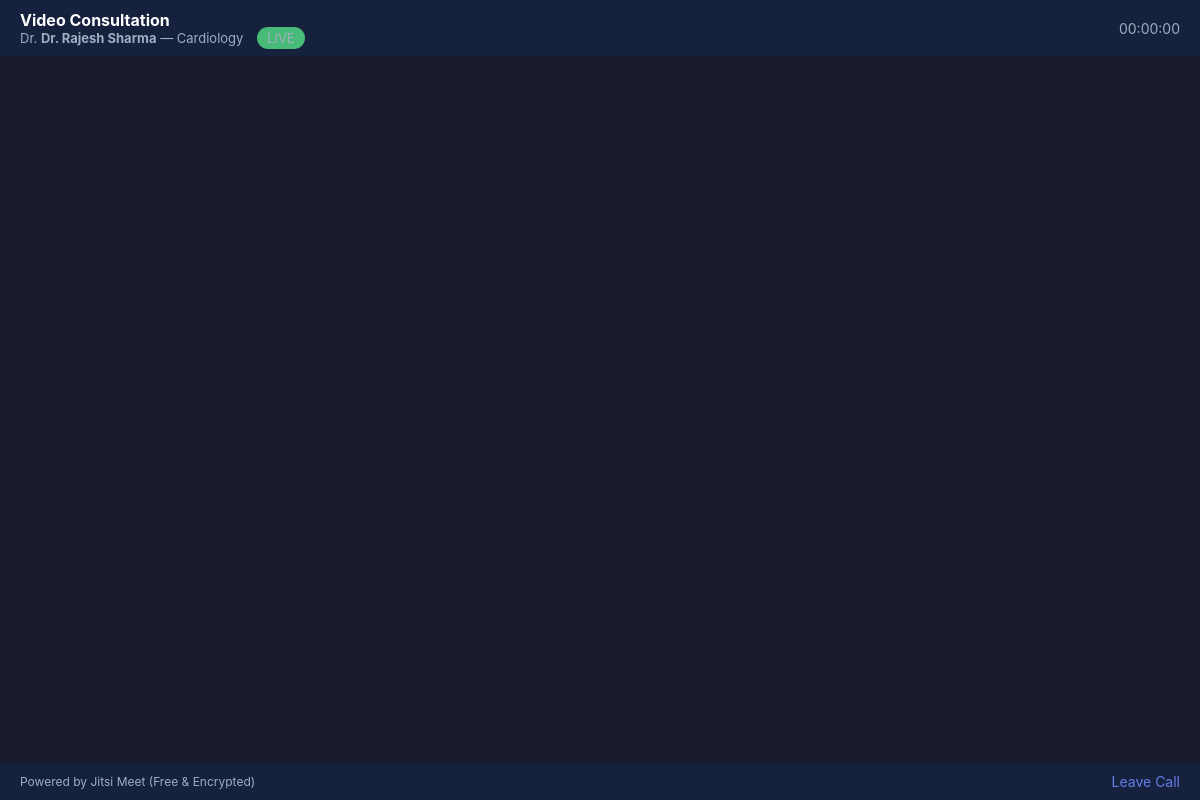
The app's page /patient/consultation_room.php?id=2 (signed in) with its own data.
### tables this page shows
CREATE TABLE `consultations` (
  `consultation_id` int(11) NOT NULL,
  `appointment_id` int(11) NOT NULL,
  `patient_id` int(11) NOT NULL,
  `doctor_id` int(11) NOT NULL,
  `room_name` varchar(100) NOT NULL,
  `scheduled_at` datetime NOT NULL,
  `duration_minutes` int(11) DEFAULT 30,
  `status` enum('scheduled','active','completed','cancelled','missed') DEFAULT 'scheduled',
  `started_at` datetime DEFAULT NULL,
  `ended_at` datetime DEFAULT NULL,
  `notes` text DEFAULT NULL,
  `prescription_given` tinyint(1) DEFAULT 0,
  `created_at` timestamp NOT NULL DEFAULT current_timestamp()
);

CREATE TABLE `doctors` (
  `doctor_id` int(11) NOT NULL,
  `user_id` int(11) DEFAULT NULL,
  `full_name` varchar(100) NOT NULL,
  `department_id` int(11) NOT NULL,
  `specialization` varchar(100) DEFAULT NULL,
  `consultation_time` int(11) DEFAULT 10,
  `is_available` tinyint(1) DEFAULT 1,
  `created_at` timestamp NOT NULL DEFAULT current_timestamp()
);

CREATE TABLE `departments` (
  `department_id` int(11) NOT NULL,
  `department_name` varchar(100) NOT NULL,
  `created_at` timestamp NOT NULL DEFAULT current_timestamp()
);

### patient/consultation_room.php (the view, shortened to what this page needs)
<?php
require_once '../config/db.php';
$user_id = $_SESSION['user_id'];
$stmt = $pdo->prepare("SELECT patient_id FROM patients WHERE user_id = ?");
$stmt->execute([$user_id]);
$patient_ids = array_column($stmt->fetchAll(), 'patient_id');
$consultation_id = isset($_GET['id']) ? (int)$_GET['id'] : 0;
$stmt = $pdo->prepare("
    SELECT c.*, p.full_name as patient_name, d.full_name as doctor_name, dep.department_name
    FROM consultations c
    JOIN patients p ON c.patient_id = p.patient_id
    JOIN doctors d ON c.doctor_id = d.doctor_id
    LEFT JOIN departments dep ON d.department_id = dep.department_id
    WHERE c.consultation_id = ? AND c.patient_id IN (" . implode(',', array_fill(0, count($patient_ids), '?')) . ")
");
$params = array_merge([$consultation_id], $patient_ids);
$stmt->execute($params);
$consultation = $stmt->fetch();
?>
<!DOCTYPE html>
<html>
<head>
</head>
<body>
    <div class="header">
        <div>
            <h3><i class="fas fa-video"></i> Video Consultation</h3>
            <div class="info">
                Dr. <strong><?php echo htmlspecialchars($consultation['doctor_name']); ?></strong> — <?php echo htmlspecialchars($consultation['department_name']); ?>
                <span>LIVE</span>
            </div>
        </div>
        <div class="timer" id="timer">00:00:00</div>
    </div>
    <div id="jitsi-container"></div>
    <div class="footer">
        <span style="font-size:12px;color:#a0aec0;">Powered by Jitsi Meet (Free & Encrypted)</span>
        <a href="consultations.php" style="color:#667eea;text-decoration:none;font-size:14px;"><i class="fas fa-phone-slash"></i> Leave Call</a>
    </div>
</body>
</html>

### patient/consultation_room.php (style rules this page uses)
* { margin: 0; padding: 0; box-sizing: border-box; }
body { font-family: 'Inter', Arial, sans-serif; background: #1a1a2e; height: 100vh; display: flex; flex-direction: column; }
.header { background: #16213e; padding: 10px 20px; display: flex; justify-content: space-between; align-items: center; color: #fff; }
.header h3 { font-size: 16px; }
.header .info { font-size: 13px; color: #a0aec0; }
.header .info span { background: #48bb78; padding: 3px 10px; border-radius: 12px; margin-left: 10px; }
#jitsi-container { flex: 1; }
.footer { background: #16213e; padding: 10px 20px; display: flex; justify-content: space-between; align-items: center; color: #fff; }
.timer { font-size: 14px; color: #a0aec0; }

### records on screen
consultations: doctor.full_name "Dr. Rajesh Sharma", departments.department_name "Cardiology"
